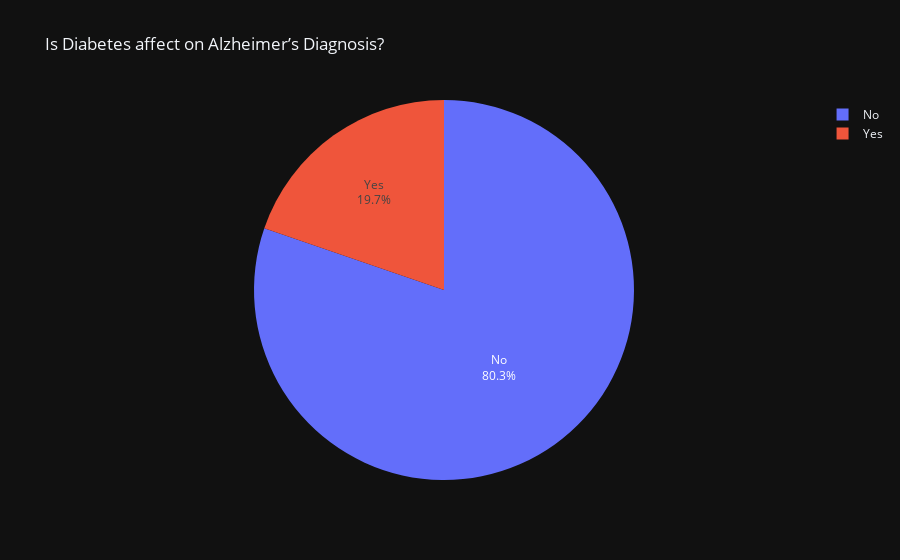

Notebook cell for this chart:
### Markdown cell above
- Alcohol Consumption does not affect the diagnosis of Alzheimer's disease

### Code cell
fig = px.pie(values = df['Diabetes'][df['Alzheimer’s Diagnosis'] == 'Yes'].value_counts(),
             names = df['Diabetes'][df['Alzheimer’s Diagnosis'] == 'Yes'].value_counts().index,
             template = 'plotly_dark',
             title = 'Is Diabetes affect on Alzheimer’s Diagnosis?'
             ).update_traces(textinfo='label+percent')
fig.show()

### Figure 1 — Plotly figure (JSON) as saved in the notebook; plotly's stock layout.template omitted (floating-point values rounded to 4 significant figures)
{"data": [{"domain": {"x": [0, 1], "y": [0, 1]}, "hovertemplate": "label=%{label}<br>value=%{value}<extra></extra>", "labels": ["No", "Yes"], "legendgroup": "", "name": "", "showlegend": true, "textinfo": "label+percent", "type": "pie", "values": [24651, 6062]}], "layout": {"legend": {"tracegroupgap": 0}, "title": {"text": "Is Diabetes affect on Alzheimer’s Diagnosis?"}}}
